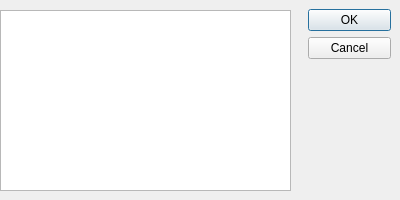
<?xml version="1.0" encoding="UTF-8"?>
<ui version="4.0">
 <class>dialogAlgs</class>
 <widget class="QDialog" name="dialogAlgs">
  <property name="geometry">
   <rect>
    <x>0</x>
    <y>0</y>
    <width>400</width>
    <height>200</height>
   </rect>
  </property>
  <property name="sizePolicy">
   <sizepolicy hsizetype="Fixed" vsizetype="Fixed">
    <horstretch>0</horstretch>
    <verstretch>0</verstretch>
   </sizepolicy>
  </property>
  <property name="minimumSize">
   <size>
    <width>400</width>
    <height>200</height>
   </size>
  </property>
  <property name="maximumSize">
   <size>
    <width>400</width>
    <height>200</height>
   </size>
  </property>
  <property name="windowTitle">
   <string>Algorithms setter</string>
  </property>
  <widget class="QDialogButtonBox" name="buttonBox">
   <property name="geometry">
    <rect>
     <x>308</x>
     <y>9</y>
     <width>83</width>
     <height>61</height>
    </rect>
   </property>
   <property name="orientation">
    <enum>Qt::Vertical</enum>
   </property>
   <property name="standardButtons">
    <set>QDialogButtonBox::Cancel|QDialogButtonBox::Ok</set>
   </property>
  </widget>
  <widget class="QListView" name="algs_lv">
   <property name="geometry">
    <rect>
     <x>0</x>
     <y>10</y>
     <width>291</width>
     <height>181</height>
    </rect>
   </property>
  </widget>
 </widget>
 <resources/>
 <connections>
  <connection>
   <sender>buttonBox</sender>
   <signal>rejected()</signal>
   <receiver>dialogAlgs</receiver>
   <slot>reject()</slot>
   <hints>
    <hint type="sourcelabel">
     <x>316</x>
     <y>260</y>
    </hint>
    <hint type="destinationlabel">
     <x>286</x>
     <y>274</y>
    </hint>
   </hints>
  </connection>
  <connection>
   <sender>buttonBox</sender>
   <signal>accepted()</signal>
   <receiver>dialogAlgs</receiver>
   <slot>accept()</slot>
   <hints>
    <hint type="sourcelabel">
     <x>248</x>
     <y>254</y>
    </hint>
    <hint type="destinationlabel">
     <x>157</x>
     <y>274</y>
    </hint>
   </hints>
  </connection>
 </connections>
</ui>
